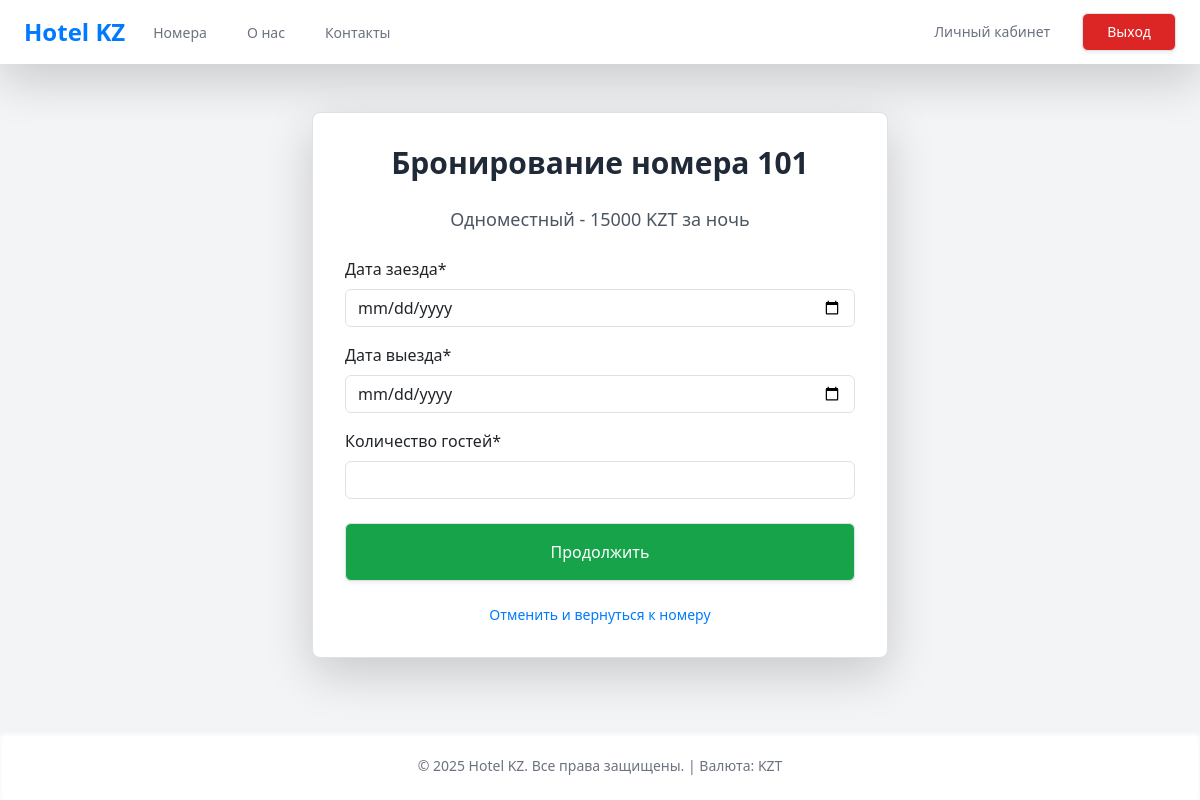
Screenshot of /rooms/12/book/ (signed in) with the database file from the repository.
### hotel/models.py (models this page shows, shortened)
class Room(models.Model):
    ROOM_TYPES = [
        ('single', _('Одноместный')),
        ('double', _('Двухместный')),
        ('suite', _('Люкс')),
        ('family', _('Семейный')),
    ]
    number = models.CharField(max_length=10, unique=True, verbose_name=_("Номер комнаты"))
    room_type = models.CharField(max_length=20, choices=ROOM_TYPES, verbose_name=_("Тип комнаты"))
    price_per_night = models.DecimalField(max_digits=10, decimal_places=2, verbose_name=_("Цена за ночь (KZT)"))
    max_guests = models.PositiveSmallIntegerField(verbose_name=_("Макс. гостей"))
    description = models.TextField(verbose_name=_("Описание"))
    amenities = models.TextField(blank=True, verbose_name=_("Удобства (через запятую)"))
    photo = models.ImageField(upload_to='room_photos/', blank=True, null=True, verbose_name=_("Фото"))
    class Meta:
        verbose_name = _("Комната")
        verbose_name_plural = _("Комнаты")

### hotel/views.py (the view, shortened to what this page needs)
# urls.py: path('rooms/<int:room_id>/book/', BookingCreateView.as_view(), name='booking_create'),
class BookingCreateView(LoginRequiredMixin, CreateView):
    model = Booking
    form_class = BookingForm
    template_name = 'hotel/booking_create.html'
    def get_context_data(self, **kwargs):
        context = super().get_context_data(**kwargs)
        context['room'] = get_object_or_404(Room, pk=self.kwargs['room_id'])
        if 'check_in' in self.request.GET:
            context['form'].fields['check_in_date'].initial = self.request.GET.get('check_in')
        if 'check_out' in self.request.GET:
            context['form'].fields['check_out_date'].initial = self.request.GET.get('check_out')
        return context

### hotel/forms.py (shortened to what this page needs)
class BookingForm(forms.ModelForm):
    check_in_date = forms.DateField(
        widget=forms.DateInput(attrs={'type': 'date', 'min': date.today().isoformat()}),
        label="Дата заезда"
    )
    check_out_date = forms.DateField(
        widget=forms.DateInput(attrs={'type': 'date', 'min': (date.today() + timedelta(days=1)).isoformat()}),
        label="Дата выезда"
    )
    class Meta:
        model = Booking
        fields = ['check_in_date', 'check_out_date', 'guests']
        labels = {
            'guests': 'Количество гостей',
        }

### hotel/templates/hotel/booking_create.html (shortened to what this page needs)
{% extends 'base.html' %}
{% load crispy_forms_tags %}
{% block content %}
<div class="container mx-auto p-4">
    <div class="max-w-xl mx-auto bg-white p-8 border border-gray-200 rounded-lg shadow-lg">
        <h1 class="text-3xl font-bold mb-6 text-center text-gray-800">Бронирование номера {{ room.number }}</h1>
        <p class="text-center text-lg text-gray-600 mb-6">{{ room.get_room_type_display }} - {{ room.price_per_night|floatformat:0 }} KZT за ночь</p>
        <form method="post">
            {{ form|crispy }}
            <div class="mt-6">
                <button type="submit" class="w-full py-3 px-4 border border-transparent rounded-md shadow-sm text-base font-medium text-white bg-green-600 hover:bg-green-700 focus:outline-none focus:ring-2 focus:ring-offset-2 focus:ring-green-500">
                    Продолжить
                </button>
            </div>
        </form>
        <p class="mt-4 text-center text-sm text-gray-600">
            <a href="{% url 'room_detail' pk=room.pk %}" class="font-medium text-hotel-primary hover:text-blue-700">Отменить и вернуться к номеру</a>
        </p>
    </div>
</div>
{% endblock %}

### hotel/templates/base.html (style rules this page uses)
.text-hotel-primary { color: #007bff; }

### rows the page displays
Room: number "101", room_type "Одноместный", price_per_night "15000"
